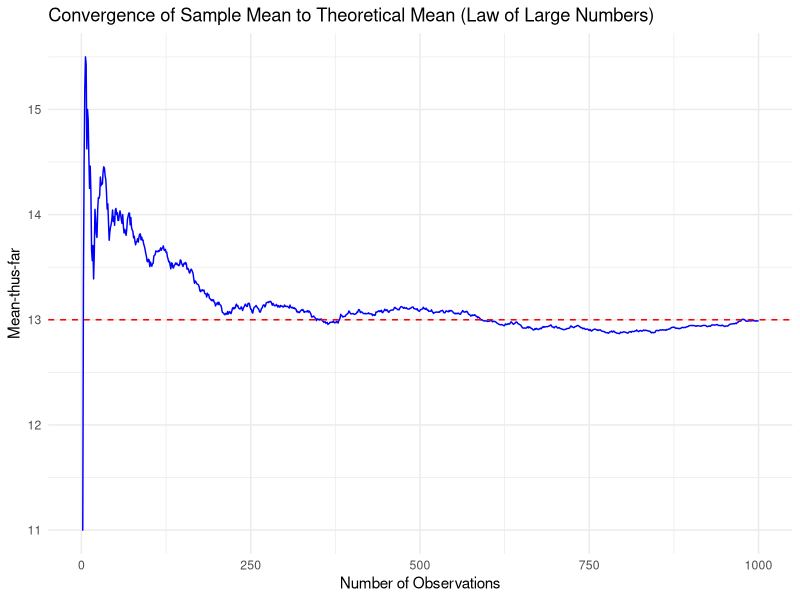
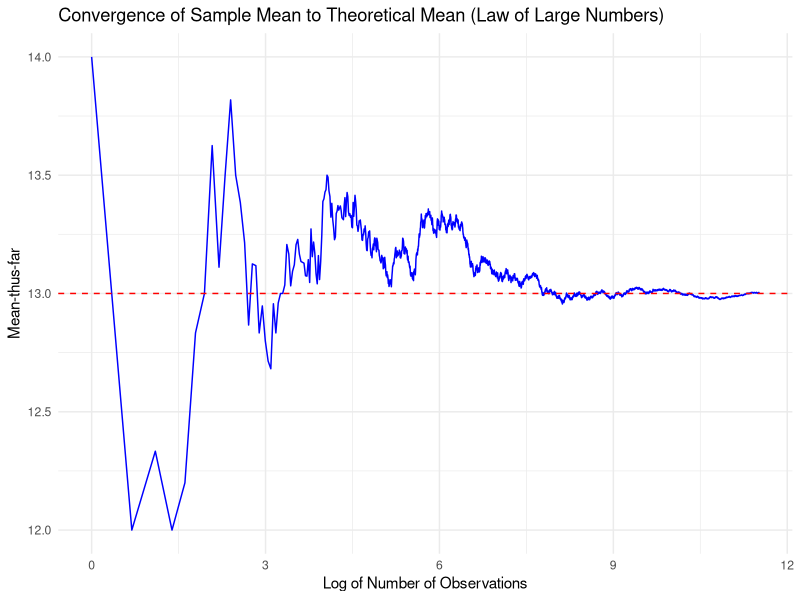
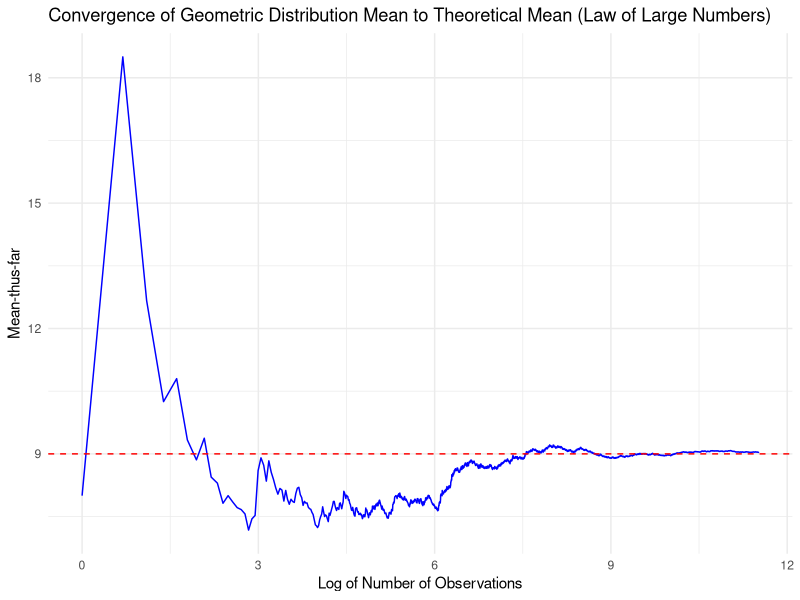
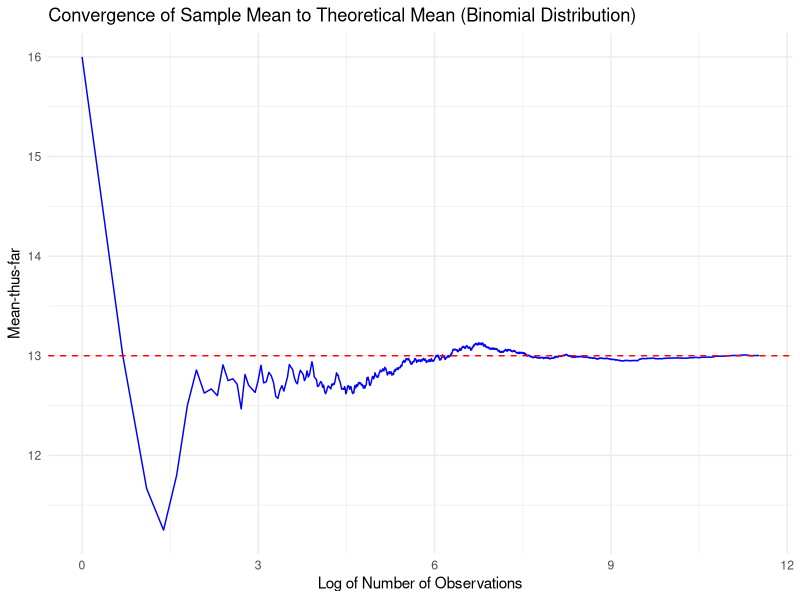
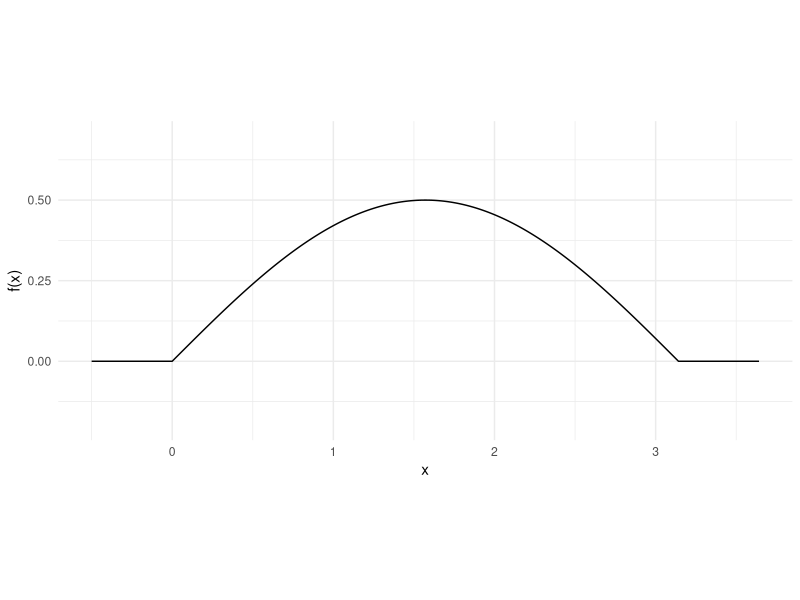

These figures' R source, in order:
## ---- chunk 1
knitr::opts_chunk$set(echo=T,eval=T,message=F,warning=F,fig.align='center')
library(tidyverse)
## ---- chunk 2
distance = function(x1, x2, y1, y2, z1, z2) {
  
  return(sqrt((x2-x1)^2 + (y2-y1)^2 + (z2-z1)^2))
}

## ---- chunk 3
lx = 5
ly = 10
lz = 20

NMC <- 10000;
results <- rep( 0, NMC );

for( i in 1:NMC) {
  
  x1 = runif(1, 0, lx)
  y1 = runif(1, 0, ly)
  z1 = runif(1, 0, lz)
  
  x2 = runif(1, 0, lx)
  y2 = runif(1, 0, ly)
  z2 = runif(1, 0, lz)
  
  results[i] <- distance(x1, x2, y1, y2, z1, z2);
}

sum( results )/NMC

## ---- chunk 4
triangle_area = function(x1, y1, x2, y2, x3, y3) {
  
  return(1/2 * abs(x1*(y2-y3) + x2*(y3-y1) + x3*(y1-y2)))
}
## ---- chunk 5
NMC <- 10000;
results <- rep( 0, NMC );

for( i in 1:NMC) {
  
  theta1 = runif(1, 0, 2*pi)
  theta2 = runif(1, 0, 2*pi)
  theta3 = runif(1, 0, 2*pi)
  
  x1 = cos(theta1)
  y1 = sin(theta1)
  x2 = cos(theta2)
  y2 = sin(theta2)
  x3 = cos(theta3)
  y3 = sin(theta3)
  
  results[i] <- triangle_area(x1, y1, x2, y2, x3, y3);
}

sum( results )/NMC
## ---- chunk 6
perimeter = function(x1, y1, x2, y2, x3, y3) {
  
  return(sqrt((x2-x1)^2 + (y2-y1)^2) + sqrt((x3-x2)^2 + (y3-y2)^2) + sqrt((x1-x3)^2 + (y1-y3)^2))
}

## ---- chunk 7
NMC <- 10000;
results <- rep( 0, NMC );

for( i in 1:NMC) {
  
  theta1 = runif(1, 0, 2*pi)
  theta2 = runif(1, 0, 2*pi)
  theta3 = runif(1, 0, 2*pi)
  
  x1 = cos(theta1)
  y1 = sin(theta1)
  x2 = cos(theta2)
  y2 = sin(theta2)
  x3 = cos(theta3)
  y3 = sin(theta3)
  
  results[i] <- perimeter(x1, y1, x2, y2, x3, y3);
}

sum( results )/NMC
## ---- chunk 8
random_standard_norm = function(x1, y1, x2, y2) {
  
  return(sqrt((x2-x1)^2 + (y2-y1)^2))
}
## ---- chunk 9
NMC <- 10000;
results <- rep( 0, NMC );

for( i in 1:NMC) {
  
  x1 = rnorm(1)
  y1 = rnorm(1)
  
  x2 = rnorm(1)
  y2 = rnorm(1)
  
  results[i] <- random_standard_norm(x1, y1, x2, y2);
}

sum( results )/NMC
## ---- chunk 10
len = 1000
index_col <- 1:len
poasson <- rpois(len, 13)
cumulative = cumsum(poasson) / index_col

df <- data.frame(Index = index_col, Poasson = poasson, Cumulative = cumulative)
print(df)
## ---- chunk 11
# Create the line plot
ggplot(df, aes(x = index_col, y = cumulative)) +
  geom_line(color = "blue") +                     # Plot xbar vs n in blue
  geom_hline(yintercept = 13, color = "red", linetype = "dashed") +  # Add a red dashed line at the theoretical mean (13)
  labs(title = "Convergence of Sample Mean to Theoretical Mean (Law of Large Numbers)",
       x = "Number of Observations",
       y = "Mean-thus-far") +
  theme_minimal()
## ---- chunk 12
len = 100000
index_col <- 1:len
poasson <- rpois(len, 13)
cumulative = cumsum(poasson) / index_col

df <- data.frame(Index = index_col, Poasson = poasson, Cumulative = cumulative)
#print(df)
## ---- chunk 13
# Create the line plot
ggplot(df, aes(x = log(index_col), y = cumulative)) +
  geom_line(color = "blue") +                     # Plot xbar vs n in blue
  geom_hline(yintercept = 13, color = "red", linetype = "dashed") +  # Add a red dashed line at the theoretical mean (13)
  labs(title = "Convergence of Sample Mean to Theoretical Mean (Law of Large Numbers)",
       x = "Log of Number of Observations",
       y = "Mean-thus-far") +
  theme_minimal()
## ---- chunk 14
# Set the new random variable parameters
len = 100000
p = 0.1  # Probability of success for Geometric distribution
expected_value = (1-p) / p  # Expected value for Geometric(p)

# Generate geometric random variables
index_col <- 1:len
geometric <- rgeom(len, p)
cumulative = cumsum(geometric) / index_col

# Create a data frame
df <- data.frame(Index = index_col, Geometric = geometric, Cumulative = cumulative)

# Plot the line plot with log-scale x-axis
ggplot(df, aes(x = log(index_col), y = cumulative)) +
  geom_line(color = "blue") +  # Plot cumulative mean
  geom_hline(yintercept = expected_value, color = "red", linetype = "dashed") +  # Add red line at the theoretical mean (10)
  labs(title = "Convergence of Geometric Distribution Mean to Theoretical Mean (Law of Large Numbers)",
       x = "Log of Number of Observations",
       y = "Mean-thus-far") +
  theme_minimal()

## ---- chunk 15
# Set parameters for Binomial random variable
len = 100000
n_trials = 20
p_success = 0.65
expected_value = n_trials * p_success  # E(X) = 13

# Generate 100,000 Binomial observations
index_col <- 1:len
binomial <- rbinom(len, n_trials, p_success)
cumulative = cumsum(binomial) / index_col

# Create the data frame
df <- data.frame(Index = index_col, Binomial = binomial, Cumulative = cumulative)

# Create the line plot
ggplot(df, aes(x = log(index_col), y = cumulative)) +
  geom_line(color = "blue") +                     # Plot xbar vs n in blue
  geom_hline(yintercept = expected_value, color = "red", linetype = "dashed") +  # Add a red dashed line at the expected mean (13)
  labs(title = "Convergence of Sample Mean to Theoretical Mean (Binomial Distribution)",
       x = "Log of Number of Observations",
       y = "Mean-thus-far") +
  theme_minimal()

## ---- chunk 16
mean_billy = 80
sd_billy = 0.5
total = 241
NMC <- 10000

total_width <- replicate(NMC, sum(rnorm(3, mean = mean_billy, sd = sd_billy)))

estimated_mean = mean(total_width)
estimated_sd = sd(total_width)

estimated_mean
estimated_sd
## ---- chunk 17

bigger <- mean(total_width <= total)

bigger

bigger2 <- total_width <= total #check

sum(bigger2) / NMC

## ---- chunk 18

## ---- chunk 19
# The scoring function is provided for you. 
# You can feed it a single width or a vector of widths
score <- function(width){
  scores <- rep(0, length(width))
  scores[width<=241] <- width[width<=241]/241*100 
  return(mean(scores))
}
## ---- chunk 20
# here we define a *vectorized* function to evaluate the density of X
pdf_x = function(x) {
  # ifelse is like a function version of an if statement.
  # We use it here to ensure that pdf_x can operate directly on vectors.
  return(ifelse(0<=x & x<=pi , .5*sin(x) , 0 ))
}

# showing the PDF in a plot
ggplot() + geom_function(fun=pdf_x, n=10001) + 
  coord_fixed(ratio=2) + theme_minimal() + 
  xlim(c(-.5,pi+.5)) + ylim(-.2,.7) + labs(x="x", y="f(x)")
## ---- chunk 21
# complete the function
rx = function(n) {
  # TODO: code goes here
}

# The histogram should look like the PDF we plotted above.
# Un-comment the following lines of code and check it looks correct

#hist(rx(1000), probability=TRUE)
#lines(x=seq(0,pi,.01), y=pdf_x(seq(0,pi,.01)), col='red')
